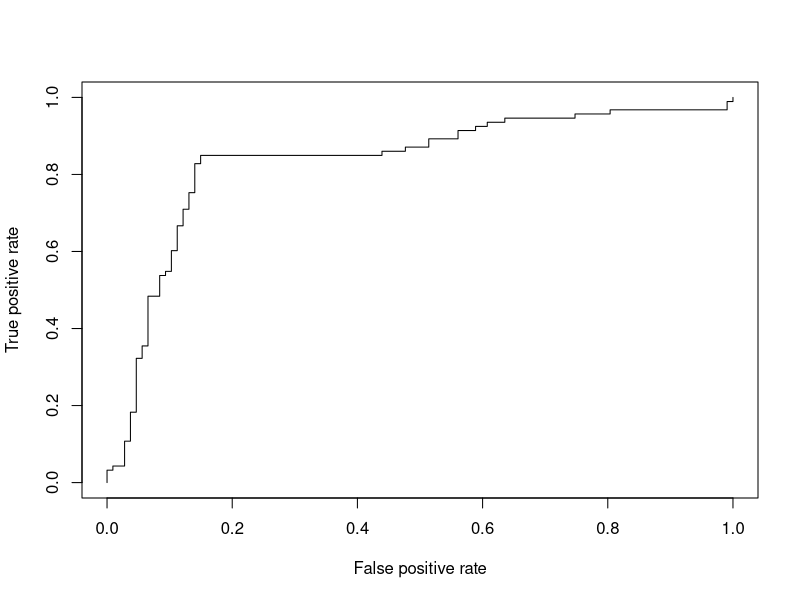
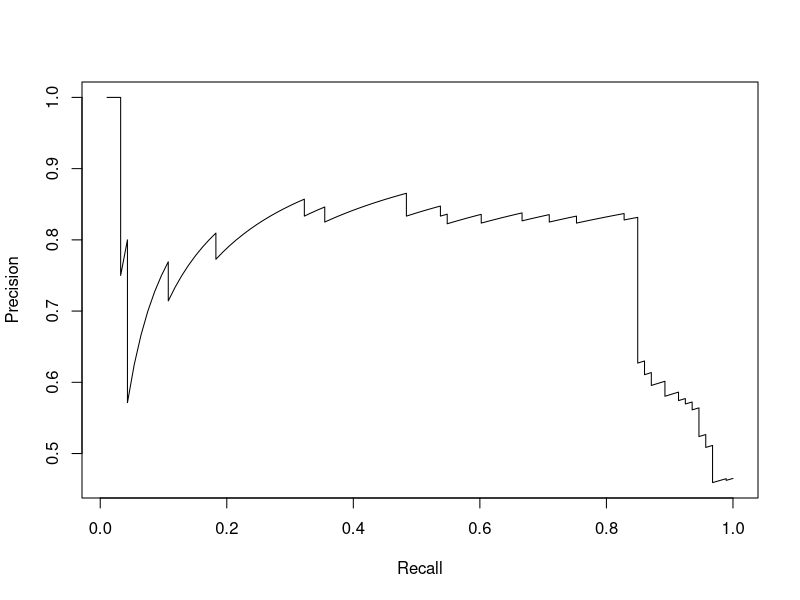
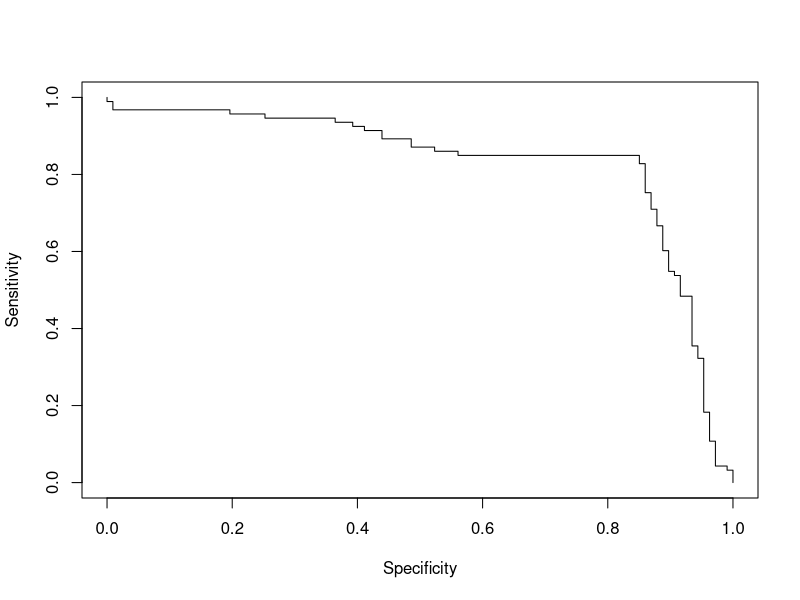
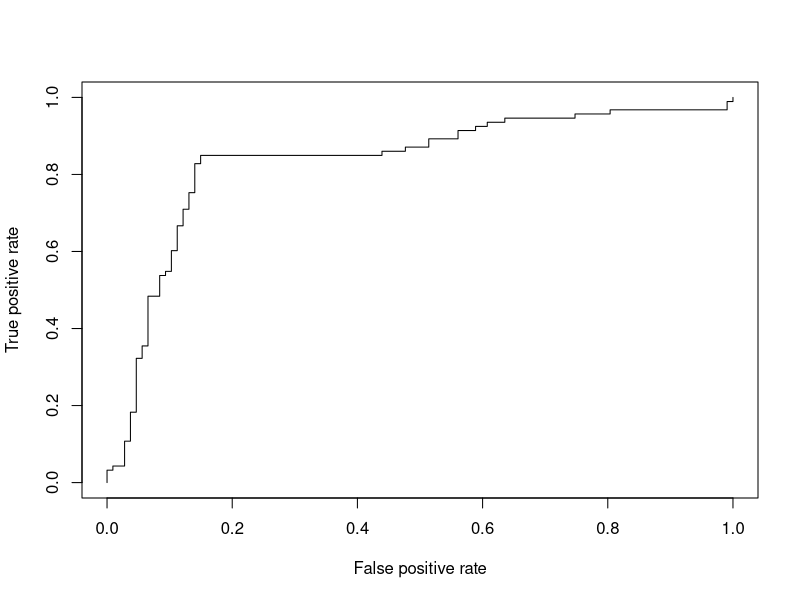
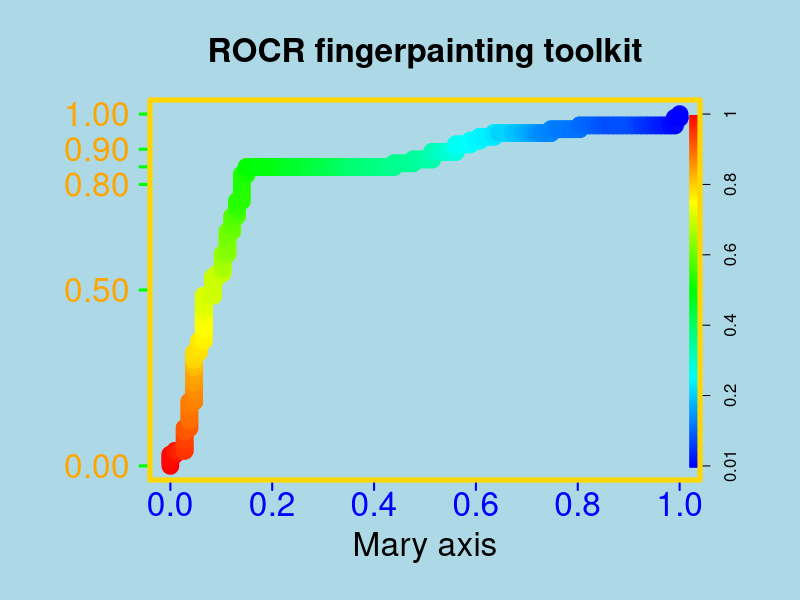
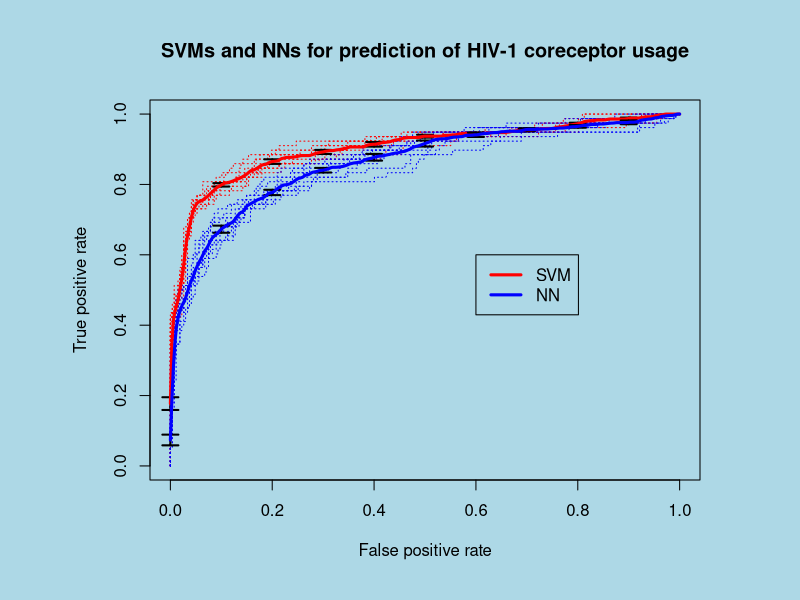

Reproduce these figures in R, in order.
## computing a simple ROC curve (x-axis: fpr, y-axis: tpr)
library(ROCR)
data(ROCR.simple)
pred <- prediction( ROCR.simple$predictions, ROCR.simple$labels)
perf <- performance(pred,"tpr","fpr")
plot(perf)
## precision/recall curve (x-axis: recall, y-axis: precision)
perf1 <- performance(pred, "prec", "rec")
plot(perf1)
## sensitivity/specificity curve (x-axis: specificity,
## y-axis: sensitivity)
perf1 <-performance(pred, "sens", "spec")
plot(perf1)



data(ROCR.simple)
pred <- prediction( ROCR.simple$predictions, ROCR.simple$labels )
perf <- performance( pred, "tpr", "fpr" )
plot( perf )
# To entertain your children, make your plots nicer
# using ROCR’s flexible parameter passing mechanisms
# (much cheaper than a finger painting set)
par(bg="lightblue", mai=c(1.2,1.5,1,1))
plot(perf, main="ROCR fingerpainting toolkit", colorize=TRUE,
     xlab="Mary axis", ylab="", box.lty=7, box.lwd=5,
     box.col="gold", lwd=17, colorkey.relwidth=0.5, xaxis.cex.axis=2,
     xaxis.col='blue', xaxis.col.axis="blue", yaxis.col='green', yaxis.cex.axis=2,
     yaxis.at=c(0,0.5,0.8,0.85,0.9,1), yaxis.las=1,xaxis.lwd=2, yaxis.lwd=3,
     yaxis.col.axis="orange", cex.lab=2, cex.main=2)


##============================

data(ROCR.hiv)
attach(ROCR.hiv)
str(ROCR.hiv)


pred.svm <- prediction(hiv.svm$predictions, hiv.svm$labels)
perf.svm <- performance(pred.svm, 'tpr', 'fpr')
pred.nn <- prediction(hiv.nn$predictions, hiv.svm$labels)
perf.nn <- performance(pred.nn, 'tpr', 'fpr')


plot(perf.svm, lty=3, col="red", main="SVMs and NNs for prediction of HIV-1 coreceptor usage")
plot(perf.nn, lty=3, col="blue",add=TRUE)
plot(perf.svm, avg="vertical", lwd=3, col="red", spread.estimate="stderror",plotCI.lwd=2,add=TRUE)
plot(perf.nn, avg="vertical", lwd=3, col="blue", spread.estimate="stderror",plotCI.lwd=2,add=TRUE)


legend(0.6,0.6,c('SVM','NN'),col=c('red','blue'),lwd=3)
